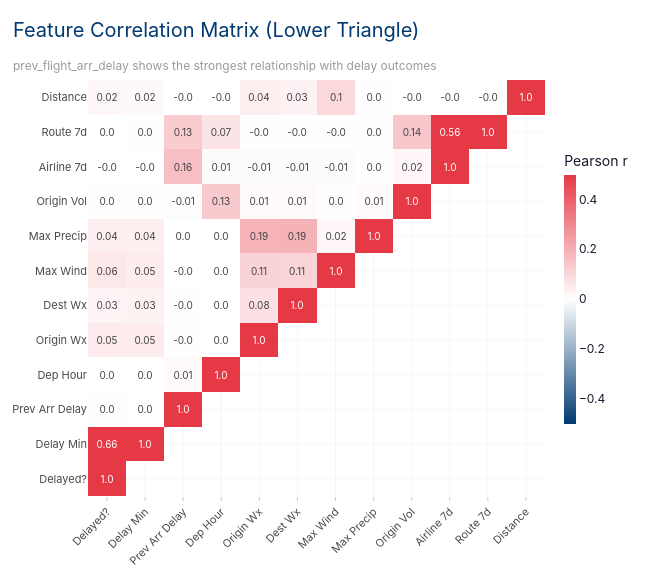

Notebook code for this chart:
### Markdown cell above
## Step 10: Correlation heatmap of key numeric features

We examine pairwise correlations among the most important numeric features and the
target variable to identify potential multicollinearity and guide feature selection.

### Code cell
corr_cols = [
    "DepDel15", "DepDelay", "prev_flight_arr_delay", "dep_hour",
    "origin_weather_severity", "dest_weather_severity",
    "worst_wind", "worst_precip", "origin_daily_flights",
    "airline_delay_rate_7d", "route_delay_rate_7d", "Distance"
]
labels = ["Delayed?", "Delay Min", "Prev Arr Delay", "Dep Hour",
          "Origin Wx", "Dest Wx", "Max Wind", "Max Precip",
          "Origin Vol", "Airline 7d", "Route 7d", "Distance"]

corr = df[corr_cols].corr()
mask = np.triu(np.ones_like(corr, dtype=bool), k=1)  # lower triangle only
z = corr.values.copy()
z[mask] = np.nan

fig = go.Figure(go.Heatmap(
    z=z, x=labels, y=labels,
    colorscale=[[0, "#003A70"], [0.5, "#FFFFFF"], [1, "#E63946"]],
    zmid=0, zmin=-0.5, zmax=0.5,
    text=np.where(mask, "", np.round(corr.values, 2).astype(str)),
    texttemplate="%{text}", textfont=dict(size=10),
    hovertemplate="<b>%{x}</b> vs <b>%{y}</b><br>r = %{z:.3f}<extra></extra>",
    colorbar=dict(title="Pearson r", thickness=12, len=0.7),
))
fig.update_layout(
    title=dict(text="Feature Correlation Matrix (Lower Triangle)",
               subtitle=dict(text="prev_flight_arr_delay shows the strongest relationship with delay outcomes",
                             font=dict(size=12, color=GRAY_MID))),
    height=580, width=650, xaxis=dict(tickangle=-45),
)
fig.show(config=CHART_CONFIG)

### Figure 1 — Plotly figure (JSON) as saved in the notebook; plotly's stock layout.template omitted (floating-point values rounded to 4 significant figures; data arrays with more than 128 entries replaced by an {"elided": "..."} marker saying what was removed)
{"data": [{"colorbar": {"len": 0.7, "thickness": 12, "title": {"text": "Pearson r"}}, "colorscale": [[0, "#003A70"], [0.5, "#FFFFFF"], [1, "#E63946"]], "hovertemplate": "<b>%{x}</b> vs <b>%{y}</b><br>r = %{z:.3f}<extra></extra>", "text": {"elided": "12x12 str values"}, "textfont": {"size": 10}, "texttemplate": "%{text}", "type": "heatmap", "x": ["Delayed?", "Delay Min", "Prev Arr Delay", "Dep Hour", "Origin Wx", "Dest Wx", "Max Wind", "Max Precip", "Origin Vol", "Airline 7d", "Route 7d", "Distance"], "y": ["Delayed?", "Delay Min", "Prev Arr Delay", "Dep Hour", "Origin Wx", "Dest Wx", "Max Wind", "Max Precip", "Origin Vol", "Airline 7d", "Route 7d", "Distance"], "z": {"elided": "12x12 float values"}, "zmax": 0.5, "zmid": 0, "zmin": -0.5}], "layout": {"height": 580, "title": {"subtitle": {"font": {"color": "#9B9B9B", "size": 12}, "text": "prev_flight_arr_delay shows the strongest relationship with delay outcomes"}, "text": "Feature Correlation Matrix (Lower Triangle)"}, "width": 650, "xaxis": {"tickangle": -45}}}
